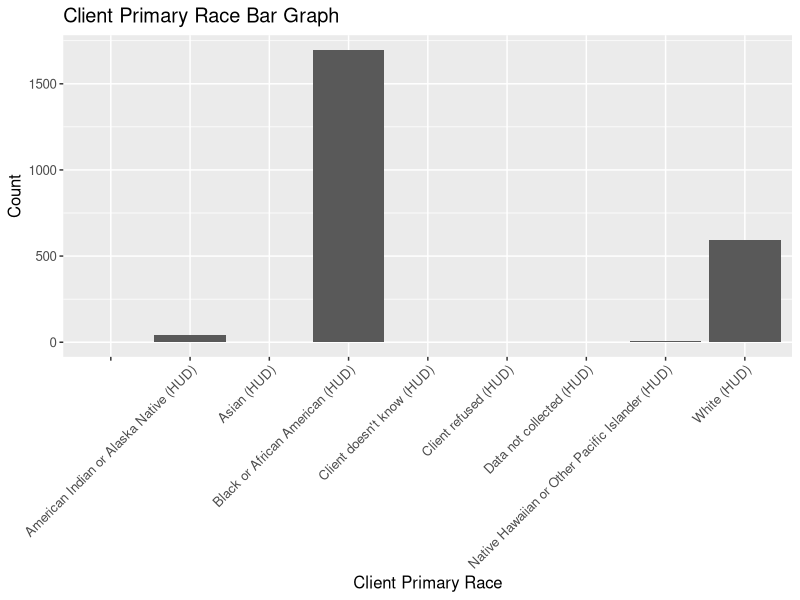
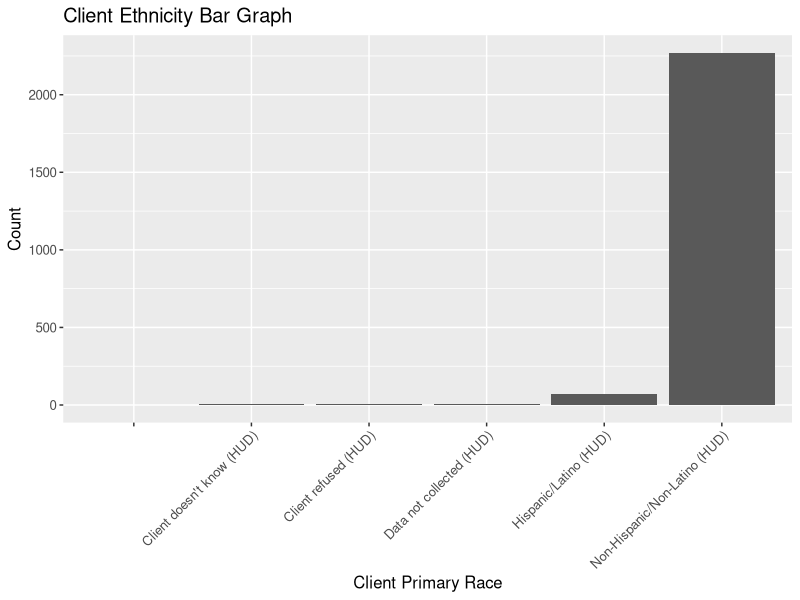

Reproduce these figures in R, in order.
# Alfredo Rojas
# BIOS 611: Project 3 
# 11/18/2019

library(tidyverse)
library(ggplot2)

client_data = read.csv("client_data.csv")
head(client_data)

client_data %>% ggplot(mapping = aes(x = Client.Primary.Race)) +
  geom_bar() +
  labs(title = "Client Primary Race Bar Graph",
       x = "Client Primary Race",
       y = "Count") +
  theme(text = element_text(size = 12), 
        axis.text.x = element_text(angle = 45, hjust = 1))

client_data %>% ggplot(mapping = aes(x = Client.Ethnicity)) +
  geom_bar() +
  labs(title = "Client Ethnicity Bar Graph",
       x = "Client Primary Race",
       y = "Count") +
  theme(text = element_text(size = 12), 
        axis.text.x = element_text(angle = 45, hjust = 1))
